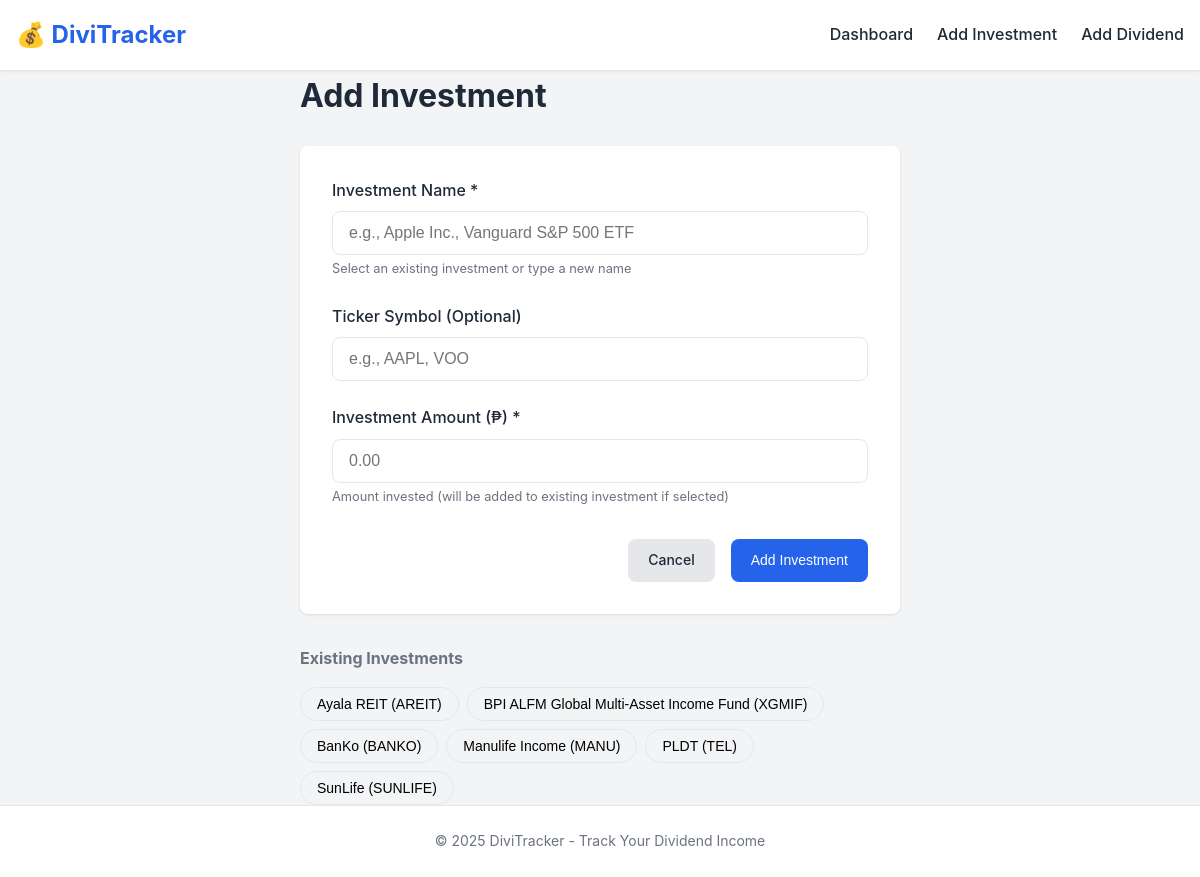
/investment/add, run on the app's committed database.
### app/models.py (models this page shows, shortened)
class Investment(db.Model):
    __tablename__ = "investments"
    id: Mapped[int] = mapped_column(Integer, primary_key=True)
    name: Mapped[str] = mapped_column(String(100), unique=True, nullable=False, index=True)
    ticker: Mapped[Optional[str]] = mapped_column(String(20), nullable=True)
    total_invested: Mapped[float] = mapped_column(Float, default=0.0, nullable=False)
    created_at: Mapped[datetime] = mapped_column(DateTime, default=utcnow, nullable=False)
    updated_at: Mapped[datetime] = mapped_column(
        DateTime, default=utcnow, onupdate=utcnow, nullable=False
    )
    dividends: Mapped[list["Dividend"]] = relationship(
        "Dividend",
        back_populates="investment",
        lazy="dynamic",
        cascade="all, delete-orphan",
    )

### app/routes/investments.py (the view, shortened to what this page needs)
@investments_bp.route("/add", methods=["GET", "POST"])
def add_investment():
    investment_service = InvestmentService()
    investments = investment_service.get_all_investments()
    return render_template("add_investment.html", investments=investments)

### app/services/investment_service.py (called while the page is built)
    def get_all_investments(self) -> Sequence[Investment]:
        return Investment.query.order_by(Investment.name).all()

### templates/add_investment.html (shortened to what this page needs)
{% extends 'base.html' %}
{% block content %}
<div class="form-page">
    <h1>Add Investment</h1>
    <div class="form-container">
        <form method="POST" action="{{ url_for('investments.add_investment') }}">
            <div class="form-group">
                <label for="name">Investment Name *</label>
                <input type="text"
                       id="name"
                       name="name"
                       list="investment-list"
                       placeholder="e.g., Apple Inc., Vanguard S&amp;P 500 ETF"
                       required
                       autocomplete="off">
                <small class="form-help">Select an existing investment or type a new name</small>
            </div>
            <div class="form-group">
                <label for="ticker">Ticker Symbol (Optional)</label>
                <input type="text"
                       id="ticker"
                       name="ticker"
                       placeholder="e.g., AAPL, VOO"
                       maxlength="20">
            </div>
            <div class="form-group">
                <label for="amount">Investment Amount ({{ currency_symbol }}) *</label>
                <input type="number"
                       id="amount"
                       name="amount"
                       step="0.01"
                       min="0"
                       placeholder="0.00"
                       required>
                <small class="form-help">Amount invested (will be added to existing investment if selected)</small>
            </div>
            <div class="form-actions">
                <a href="{{ url_for('main.index') }}" class="btn btn-secondary">Cancel</a>
                <button type="submit" class="btn btn-primary">Add Investment</button>
            </div>
        </form>
    </div>
    {% if investments %}
    <div class="existing-list">
        <h3>Existing Investments</h3>
        <div class="investment-chips">
            {% for inv in investments %}
            <button type="button" class="chip" onclick="selectInvestment('{{ inv.name }}', '{{ inv.ticker }}')">
                {{ inv.name }} {% if inv.ticker %}({{ inv.ticker }}){% endif %}
            </button>
            {% endfor %}
        </div>
    </div>
    {% endif %}
</div>
{% endblock %}

### static/style.css (style rules this page uses)
:root { --primary-color: #2563eb; --primary-hover: #1d4ed8; --success-color: #16a34a; --success-hover: #15803d; --danger-color: #dc2626; --danger-hover: #b91c1c; --warning-color: #f59e0b; --info-color: #0891b2; --text-color: #1f2937; --text-muted: #6b7280; --bg-color: #f3f4f6; --card-bg: #ffffff; --border-color: #e5e7eb; --shadow: 0 1px 3px rgba(0, 0, 0, 0.1); --shadow-lg: 0 4px 6px rgba(0, 0, 0, 0.1); --radius: 8px; }
* { margin: 0; padding: 0; box-sizing: border-box; }
body { font-family: -apple-system, BlinkMacSystemFont, 'Segoe UI', Roboto, Oxygen, Ubuntu, sans-serif; background-color: var(--bg-color); color: var(--text-color); line-height: 1.6; min-height: 100vh; display: flex; flex-direction: column; }
.btn { display: inline-flex; align-items: center; justify-content: center; padding: 0.625rem 1.25rem; border-radius: var(--radius); font-weight: 500; font-size: 0.875rem; text-decoration: none; border: none; cursor: pointer; transition: all 0.2s; }
.btn-primary { background-color: var(--primary-color); color: white; }
.btn-secondary { background-color: var(--border-color); color: var(--text-color); }
.form-page { max-width: 600px; margin: 0 auto; }
.form-page h1 { margin-bottom: 1.5rem; }
.form-container { background-color: var(--card-bg); border-radius: var(--radius); padding: 2rem; box-shadow: var(--shadow); }
.form-group { margin-bottom: 1.5rem; }
.form-group label { display: block; font-weight: 500; margin-bottom: 0.5rem; }
.form-group input, .form-group select, .form-group textarea { width: 100%; padding: 0.75rem 1rem; border: 1px solid var(--border-color); border-radius: var(--radius); font-size: 1rem; transition: border-color 0.2s, box-shadow 0.2s; }
.form-help { display: block; font-size: 0.8rem; color: var(--text-muted); margin-top: 0.25rem; }
.form-actions { display: flex; gap: 1rem; justify-content: flex-end; margin-top: 2rem; }
.existing-list { margin-top: 2rem; }
.existing-list h3 { margin-bottom: 1rem; font-size: 1rem; color: var(--text-muted); }
.investment-chips { display: flex; flex-wrap: wrap; gap: 0.5rem; }
.chip { padding: 0.5rem 1rem; background-color: var(--bg-color); border: 1px solid var(--border-color); border-radius: 9999px; font-size: 0.875rem; cursor: pointer; transition: all 0.2s; }

### data on the page
Investment: name "Ayala REIT", ticker "AREIT"
Investment: name "BPI ALFM Global Multi-Asset Income Fund", ticker "XGMIF"
Investment: name "BanKo", ticker "BANKO"
Investment: name "Manulife Income", ticker "MANU"
Investment: name "PLDT", ticker "TEL"
Investment: name "SunLife", ticker "SUNLIFE"

### other printed values
{{ currency_symbol }} "₱"
